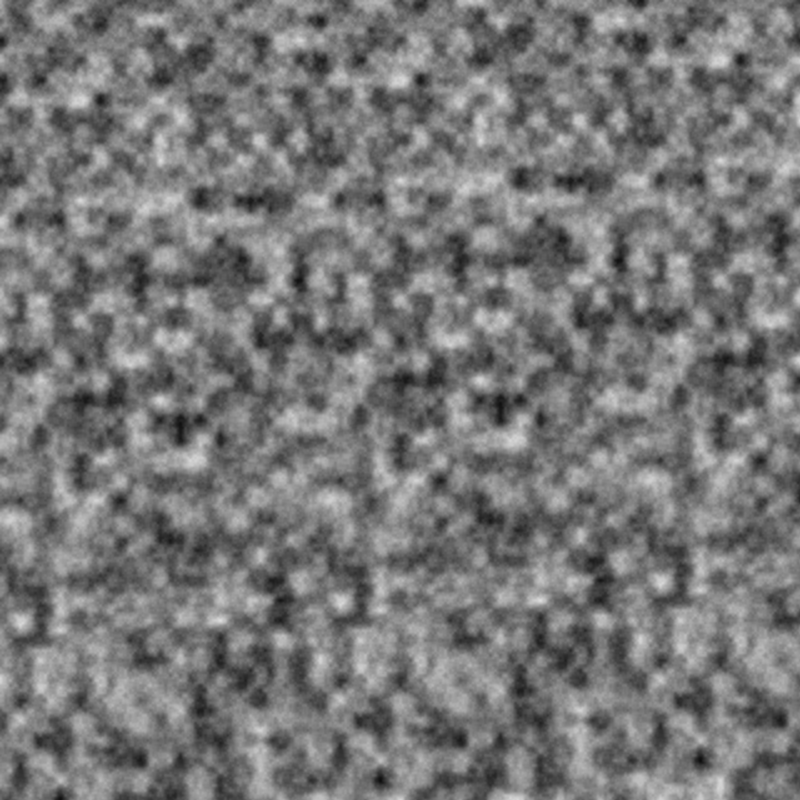
Frame 1 (no input)
Frame 60 (no input): identical to frame 1, image omitted
Frame 120 (the mouse pressed at the canvas centre since frame 60): identical to frame 1, image omitted

The p5.js sketch that drew this single still picture (run headless with seeded random() and noise() and a simulated clock; from frame 60 on, the mouse is pressed at the canvas centre):

// p5.js sketch
// ── sketch.js
function setup() {
  createCanvas(800, 800);
  pixelDensity(1);
}


function draw() {

  let stepRate = 0.05;
  let yoff = 0;

  loadPixels();
  for (let y = 0; y < height; y++) {
    let xoff = 0;
    for (let x = 0; x < width; x++) {

      let r = noise(xoff, yoff) * 255;

      let idx = (x + y * width) * 4;
      pixels[idx + 0] = r; // R
      pixels[idx + 1] = r; // G
      pixels[idx + 2] = r; // B
      pixels[idx + 3] = 255; // A
      
      xoff += stepRate;
    }
    yoff += stepRate;
  }

  updatePixels();
}
